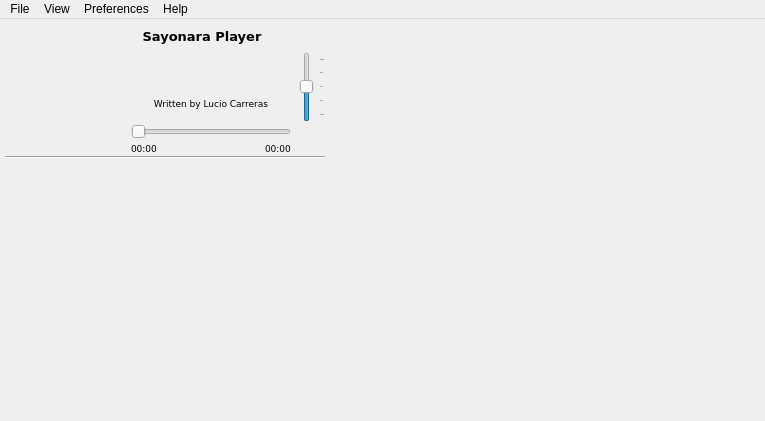
<?xml version="1.0" encoding="UTF-8"?>
<ui version="4.0">
 <class>SimplePlayer</class>
 <widget class="QMainWindow" name="SimplePlayer">
  <property name="geometry">
   <rect>
    <x>0</x>
    <y>0</y>
    <width>765</width>
    <height>421</height>
   </rect>
  </property>
  <property name="minimumSize">
   <size>
    <width>765</width>
    <height>350</height>
   </size>
  </property>
  <property name="maximumSize">
   <size>
    <width>2000</width>
    <height>2000</height>
   </size>
  </property>
  <property name="focusPolicy">
   <enum>Qt::StrongFocus</enum>
  </property>
  <property name="windowTitle">
   <string>MainWindow</string>
  </property>
  <property name="windowIcon">
   <iconset>
    <normaloff>../../.designer/backup/icons/play.png</normaloff>../../.designer/backup/icons/play.png</iconset>
  </property>
  <property name="toolButtonStyle">
   <enum>Qt::ToolButtonIconOnly</enum>
  </property>
  <property name="documentMode">
   <bool>false</bool>
  </property>
  <property name="unifiedTitleAndToolBarOnMac">
   <bool>true</bool>
  </property>
  <widget class="QWidget" name="centralwidget">
   <property name="minimumSize">
    <size>
     <width>100</width>
     <height>177</height>
    </size>
   </property>
   <layout class="QGridLayout" name="gridLayout">
    <property name="sizeConstraint">
     <enum>QLayout::SetDefaultConstraint</enum>
    </property>
    <property name="leftMargin">
     <number>5</number>
    </property>
    <property name="topMargin">
     <number>3</number>
    </property>
    <property name="rightMargin">
     <number>0</number>
    </property>
    <property name="bottomMargin">
     <number>12</number>
    </property>
    <property name="verticalSpacing">
     <number>0</number>
    </property>
    <item row="0" column="3">
     <widget class="QPushButton" name="btn_mute">
      <property name="maximumSize">
       <size>
        <width>28</width>
        <height>30</height>
       </size>
      </property>
      <property name="focusPolicy">
       <enum>Qt::NoFocus</enum>
      </property>
      <property name="text">
       <string/>
      </property>
      <property name="icon">
       <iconset>
        <normaloff>../../.designer/backup/icons/vol_mute.png</normaloff>../../.designer/backup/icons/vol_mute.png</iconset>
      </property>
      <property name="iconSize">
       <size>
        <width>24</width>
        <height>24</height>
       </size>
      </property>
      <property name="flat">
       <bool>true</bool>
      </property>
     </widget>
    </item>
    <item row="1" column="1" rowspan="2" colspan="2">
     <widget class="QLabel" name="rating">
      <property name="minimumSize">
       <size>
        <width>0</width>
        <height>20</height>
       </size>
      </property>
      <property name="maximumSize">
       <size>
        <width>16777215</width>
        <height>16</height>
       </size>
      </property>
      <property name="font">
       <font>
        <family>DejaVu Sans</family>
        <pointsize>8</pointsize>
        <weight>75</weight>
        <bold>true</bold>
        <kerning>false</kerning>
       </font>
      </property>
      <property name="autoFillBackground">
       <bool>false</bool>
      </property>
      <property name="styleSheet">
       <string notr="true"/>
      </property>
      <property name="text">
       <string/>
      </property>
      <property name="alignment">
       <set>Qt::AlignCenter</set>
      </property>
     </widget>
    </item>
    <item row="1" column="3" rowspan="6">
     <widget class="SearchSlider" name="volumeSlider">
      <property name="sizePolicy">
       <sizepolicy hsizetype="Fixed" vsizetype="Expanding">
        <horstretch>0</horstretch>
        <verstretch>0</verstretch>
       </sizepolicy>
      </property>
      <property name="maximumSize">
       <size>
        <width>28</width>
        <height>70</height>
       </size>
      </property>
      <property name="focusPolicy">
       <enum>Qt::NoFocus</enum>
      </property>
      <property name="value">
       <number>50</number>
      </property>
      <property name="tracking">
       <bool>true</bool>
      </property>
      <property name="orientation">
       <enum>Qt::Vertical</enum>
      </property>
      <property name="invertedAppearance">
       <bool>false</bool>
      </property>
      <property name="invertedControls">
       <bool>false</bool>
      </property>
      <property name="tickPosition">
       <enum>QSlider::TicksBelow</enum>
      </property>
      <property name="tickInterval">
       <number>25</number>
      </property>
     </widget>
    </item>
    <item row="7" column="3" rowspan="2">
     <widget class="QPushButton" name="btn_stop">
      <property name="minimumSize">
       <size>
        <width>28</width>
        <height>28</height>
       </size>
      </property>
      <property name="maximumSize">
       <size>
        <width>28</width>
        <height>28</height>
       </size>
      </property>
      <property name="focusPolicy">
       <enum>Qt::NoFocus</enum>
      </property>
      <property name="text">
       <string/>
      </property>
      <property name="icon">
       <iconset>
        <normaloff>../../.designer/backup/icons/stop.png</normaloff>
        <selectedoff>../../.designer/backup/icons/stop.png</selectedoff>../../.designer/backup/icons/stop.png</iconset>
      </property>
      <property name="iconSize">
       <size>
        <width>22</width>
        <height>22</height>
       </size>
      </property>
      <property name="flat">
       <bool>true</bool>
      </property>
     </widget>
    </item>
    <item row="5" column="1" colspan="2">
     <widget class="QLabel" name="album">
      <property name="sizePolicy">
       <sizepolicy hsizetype="Ignored" vsizetype="Preferred">
        <horstretch>0</horstretch>
        <verstretch>0</verstretch>
       </sizepolicy>
      </property>
      <property name="minimumSize">
       <size>
        <width>0</width>
        <height>20</height>
       </size>
      </property>
      <property name="maximumSize">
       <size>
        <width>16777215</width>
        <height>16</height>
       </size>
      </property>
      <property name="font">
       <font>
        <family>DejaVu Sans</family>
        <pointsize>7</pointsize>
       </font>
      </property>
      <property name="styleSheet">
       <string notr="true"/>
      </property>
      <property name="text">
       <string>Written by Lucio Carreras</string>
      </property>
      <property name="alignment">
       <set>Qt::AlignCenter</set>
      </property>
      <property name="wordWrap">
       <bool>true</bool>
      </property>
     </widget>
    </item>
    <item row="7" column="0" rowspan="2">
     <layout class="QHBoxLayout" name="horizontalLayout_2">
      <property name="spacing">
       <number>0</number>
      </property>
      <property name="sizeConstraint">
       <enum>QLayout::SetMaximumSize</enum>
      </property>
      <property name="bottomMargin">
       <number>0</number>
      </property>
      <item>
       <widget class="QPushButton" name="btn_bw">
        <property name="enabled">
         <bool>true</bool>
        </property>
        <property name="sizePolicy">
         <sizepolicy hsizetype="Fixed" vsizetype="Fixed">
          <horstretch>0</horstretch>
          <verstretch>0</verstretch>
         </sizepolicy>
        </property>
        <property name="minimumSize">
         <size>
          <width>28</width>
          <height>28</height>
         </size>
        </property>
        <property name="maximumSize">
         <size>
          <width>28</width>
          <height>28</height>
         </size>
        </property>
        <property name="focusPolicy">
         <enum>Qt::NoFocus</enum>
        </property>
        <property name="text">
         <string/>
        </property>
        <property name="icon">
         <iconset>
          <normaloff>../../.designer/backup/icons/bwd.png</normaloff>
          <selectedoff>../../.designer/backup/icons/bwd.png</selectedoff>../../.designer/backup/icons/bwd.png</iconset>
        </property>
        <property name="iconSize">
         <size>
          <width>20</width>
          <height>20</height>
         </size>
        </property>
        <property name="flat">
         <bool>true</bool>
        </property>
       </widget>
      </item>
      <item>
       <widget class="QPushButton" name="btn_play">
        <property name="sizePolicy">
         <sizepolicy hsizetype="Fixed" vsizetype="Fixed">
          <horstretch>0</horstretch>
          <verstretch>0</verstretch>
         </sizepolicy>
        </property>
        <property name="minimumSize">
         <size>
          <width>32</width>
          <height>34</height>
         </size>
        </property>
        <property name="maximumSize">
         <size>
          <width>32</width>
          <height>34</height>
         </size>
        </property>
        <property name="focusPolicy">
         <enum>Qt::NoFocus</enum>
        </property>
        <property name="text">
         <string/>
        </property>
        <property name="icon">
         <iconset>
          <normaloff>../../.designer/backup/icons/play.png</normaloff>
          <selectedoff>../../.designer/backup/icons/play.png</selectedoff>../../.designer/backup/icons/play.png</iconset>
        </property>
        <property name="iconSize">
         <size>
          <width>28</width>
          <height>28</height>
         </size>
        </property>
        <property name="shortcut">
         <string/>
        </property>
        <property name="autoDefault">
         <bool>false</bool>
        </property>
        <property name="default">
         <bool>false</bool>
        </property>
        <property name="flat">
         <bool>true</bool>
        </property>
       </widget>
      </item>
      <item>
       <widget class="QPushButton" name="btn_rec">
        <property name="minimumSize">
         <size>
          <width>32</width>
          <height>34</height>
         </size>
        </property>
        <property name="maximumSize">
         <size>
          <width>32</width>
          <height>34</height>
         </size>
        </property>
        <property name="focusPolicy">
         <enum>Qt::NoFocus</enum>
        </property>
        <property name="text">
         <string/>
        </property>
        <property name="iconSize">
         <size>
          <width>28</width>
          <height>28</height>
         </size>
        </property>
        <property name="checkable">
         <bool>true</bool>
        </property>
        <property name="checked">
         <bool>false</bool>
        </property>
        <property name="flat">
         <bool>true</bool>
        </property>
       </widget>
      </item>
      <item>
       <widget class="QPushButton" name="btn_fw">
        <property name="enabled">
         <bool>true</bool>
        </property>
        <property name="minimumSize">
         <size>
          <width>28</width>
          <height>28</height>
         </size>
        </property>
        <property name="maximumSize">
         <size>
          <width>28</width>
          <height>28</height>
         </size>
        </property>
        <property name="focusPolicy">
         <enum>Qt::NoFocus</enum>
        </property>
        <property name="text">
         <string/>
        </property>
        <property name="icon">
         <iconset>
          <normaloff>../../.designer/backup/icons/fwd.png</normaloff>
          <selectedoff>../../.designer/backup/icons/fwd.png</selectedoff>../../.designer/backup/icons/fwd.png</iconset>
        </property>
        <property name="iconSize">
         <size>
          <width>20</width>
          <height>20</height>
         </size>
        </property>
        <property name="flat">
         <bool>true</bool>
        </property>
       </widget>
      </item>
     </layout>
    </item>
    <item row="0" column="1" colspan="2">
     <layout class="QHBoxLayout" name="horizontalLayout_3">
      <item>
       <widget class="QLabel" name="title">
        <property name="sizePolicy">
         <sizepolicy hsizetype="Expanding" vsizetype="Preferred">
          <horstretch>0</horstretch>
          <verstretch>0</verstretch>
         </sizepolicy>
        </property>
        <property name="minimumSize">
         <size>
          <width>0</width>
          <height>30</height>
         </size>
        </property>
        <property name="maximumSize">
         <size>
          <width>16777215</width>
          <height>30</height>
         </size>
        </property>
        <property name="font">
         <font>
          <family>DejaVu Sans</family>
          <pointsize>10</pointsize>
          <weight>75</weight>
          <bold>true</bold>
         </font>
        </property>
        <property name="styleSheet">
         <string notr="true"/>
        </property>
        <property name="locale">
         <locale language="German" country="Germany"/>
        </property>
        <property name="inputMethodHints">
         <set>Qt::ImhNone</set>
        </property>
        <property name="text">
         <string>Sayonara Player</string>
        </property>
        <property name="textFormat">
         <enum>Qt::PlainText</enum>
        </property>
        <property name="scaledContents">
         <bool>true</bool>
        </property>
        <property name="alignment">
         <set>Qt::AlignCenter</set>
        </property>
        <property name="wordWrap">
         <bool>true</bool>
        </property>
        <property name="textInteractionFlags">
         <set>Qt::LinksAccessibleByMouse|Qt::TextSelectableByMouse</set>
        </property>
       </widget>
      </item>
      <item>
       <widget class="QPushButton" name="btn_correct">
        <property name="minimumSize">
         <size>
          <width>0</width>
          <height>0</height>
         </size>
        </property>
        <property name="maximumSize">
         <size>
          <width>18</width>
          <height>18</height>
         </size>
        </property>
        <property name="text">
         <string/>
        </property>
        <property name="iconSize">
         <size>
          <width>18</width>
          <height>18</height>
         </size>
        </property>
        <property name="flat">
         <bool>true</bool>
        </property>
       </widget>
      </item>
     </layout>
    </item>
    <item row="7" column="1" colspan="2">
     <widget class="SearchSlider" name="songProgress">
      <property name="sizePolicy">
       <sizepolicy hsizetype="Expanding" vsizetype="Fixed">
        <horstretch>0</horstretch>
        <verstretch>0</verstretch>
       </sizepolicy>
      </property>
      <property name="minimumSize">
       <size>
        <width>100</width>
        <height>20</height>
       </size>
      </property>
      <property name="maximumSize">
       <size>
        <width>16777215</width>
        <height>20</height>
       </size>
      </property>
      <property name="sizeIncrement">
       <size>
        <width>3</width>
        <height>0</height>
       </size>
      </property>
      <property name="font">
       <font>
        <strikeout>false</strikeout>
        <stylestrategy>PreferAntialias</stylestrategy>
       </font>
      </property>
      <property name="focusPolicy">
       <enum>Qt::NoFocus</enum>
      </property>
      <property name="orientation">
       <enum>Qt::Horizontal</enum>
      </property>
      <property name="invertedAppearance">
       <bool>false</bool>
      </property>
      <property name="invertedControls">
       <bool>false</bool>
      </property>
      <property name="tickPosition">
       <enum>QSlider::NoTicks</enum>
      </property>
      <property name="tickInterval">
       <number>20</number>
      </property>
     </widget>
    </item>
    <item row="3" column="1" rowspan="2" colspan="2">
     <widget class="QLabel" name="artist">
      <property name="sizePolicy">
       <sizepolicy hsizetype="Ignored" vsizetype="Preferred">
        <horstretch>0</horstretch>
        <verstretch>0</verstretch>
       </sizepolicy>
      </property>
      <property name="minimumSize">
       <size>
        <width>0</width>
        <height>20</height>
       </size>
      </property>
      <property name="maximumSize">
       <size>
        <width>16777215</width>
        <height>16</height>
       </size>
      </property>
      <property name="font">
       <font>
        <family>DejaVu Sans</family>
        <pointsize>7</pointsize>
       </font>
      </property>
      <property name="styleSheet">
       <string notr="true"/>
      </property>
      <property name="frameShape">
       <enum>QFrame::NoFrame</enum>
      </property>
      <property name="frameShadow">
       <enum>QFrame::Plain</enum>
      </property>
      <property name="text">
       <string/>
      </property>
      <property name="textFormat">
       <enum>Qt::AutoText</enum>
      </property>
      <property name="alignment">
       <set>Qt::AlignCenter</set>
      </property>
      <property name="wordWrap">
       <bool>true</bool>
      </property>
      <property name="openExternalLinks">
       <bool>false</bool>
      </property>
     </widget>
    </item>
    <item row="9" column="0" colspan="4">
     <widget class="Line" name="line">
      <property name="enabled">
       <bool>true</bool>
      </property>
      <property name="sizePolicy">
       <sizepolicy hsizetype="MinimumExpanding" vsizetype="Fixed">
        <horstretch>3</horstretch>
        <verstretch>0</verstretch>
       </sizepolicy>
      </property>
      <property name="minimumSize">
       <size>
        <width>320</width>
        <height>3</height>
       </size>
      </property>
      <property name="styleSheet">
       <string notr="true"/>
      </property>
      <property name="frameShadow">
       <enum>QFrame::Sunken</enum>
      </property>
      <property name="lineWidth">
       <number>1</number>
      </property>
      <property name="midLineWidth">
       <number>0</number>
      </property>
      <property name="orientation">
       <enum>Qt::Horizontal</enum>
      </property>
     </widget>
    </item>
    <item row="8" column="1" colspan="2">
     <layout class="QHBoxLayout" name="horizontalLayout">
      <property name="spacing">
       <number>2</number>
      </property>
      <item>
       <widget class="QLabel" name="curTime">
        <property name="sizePolicy">
         <sizepolicy hsizetype="Minimum" vsizetype="Preferred">
          <horstretch>0</horstretch>
          <verstretch>0</verstretch>
         </sizepolicy>
        </property>
        <property name="minimumSize">
         <size>
          <width>0</width>
          <height>0</height>
         </size>
        </property>
        <property name="maximumSize">
         <size>
          <width>30</width>
          <height>16</height>
         </size>
        </property>
        <property name="font">
         <font>
          <family>DejaVu Sans</family>
          <pointsize>7</pointsize>
         </font>
        </property>
        <property name="styleSheet">
         <string notr="true"/>
        </property>
        <property name="lineWidth">
         <number>0</number>
        </property>
        <property name="text">
         <string>00:00</string>
        </property>
       </widget>
      </item>
      <item>
       <spacer name="horizontalSpacer">
        <property name="orientation">
         <enum>Qt::Horizontal</enum>
        </property>
        <property name="sizeType">
         <enum>QSizePolicy::MinimumExpanding</enum>
        </property>
        <property name="sizeHint" stdset="0">
         <size>
          <width>40</width>
          <height>10</height>
         </size>
        </property>
       </spacer>
      </item>
      <item>
       <widget class="QLabel" name="maxTime">
        <property name="sizePolicy">
         <sizepolicy hsizetype="Minimum" vsizetype="Preferred">
          <horstretch>0</horstretch>
          <verstretch>0</verstretch>
         </sizepolicy>
        </property>
        <property name="minimumSize">
         <size>
          <width>0</width>
          <height>0</height>
         </size>
        </property>
        <property name="maximumSize">
         <size>
          <width>30</width>
          <height>16</height>
         </size>
        </property>
        <property name="font">
         <font>
          <family>DejaVu Sans</family>
          <pointsize>7</pointsize>
         </font>
        </property>
        <property name="lineWidth">
         <number>0</number>
        </property>
        <property name="text">
         <string>00:00</string>
        </property>
       </widget>
      </item>
     </layout>
    </item>
    <item row="0" column="0" rowspan="7">
     <widget class="QPushButton" name="albumCover">
      <property name="minimumSize">
       <size>
        <width>95</width>
        <height>95</height>
       </size>
      </property>
      <property name="maximumSize">
       <size>
        <width>95</width>
        <height>95</height>
       </size>
      </property>
      <property name="focusPolicy">
       <enum>Qt::NoFocus</enum>
      </property>
      <property name="text">
       <string/>
      </property>
      <property name="iconSize">
       <size>
        <width>95</width>
        <height>95</height>
       </size>
      </property>
      <property name="flat">
       <bool>true</bool>
      </property>
     </widget>
    </item>
    <item row="0" column="6" rowspan="13" colspan="4">
     <widget class="QWidget" name="library_widget" native="true">
      <property name="sizePolicy">
       <sizepolicy hsizetype="MinimumExpanding" vsizetype="Expanding">
        <horstretch>5</horstretch>
        <verstretch>0</verstretch>
       </sizepolicy>
      </property>
      <property name="minimumSize">
       <size>
        <width>430</width>
        <height>0</height>
       </size>
      </property>
      <property name="baseSize">
       <size>
        <width>0</width>
        <height>0</height>
       </size>
      </property>
      <property name="focusPolicy">
       <enum>Qt::StrongFocus</enum>
      </property>
      <property name="styleSheet">
       <string notr="true"/>
      </property>
      <zorder>playlist_widget</zorder>
      <zorder></zorder>
     </widget>
    </item>
    <item row="11" column="0" colspan="4">
     <layout class="QVBoxLayout" name="verticalLayout_2">
      <property name="spacing">
       <number>0</number>
      </property>
      <item>
       <widget class="QWidget" name="plugin_widget" native="true">
        <property name="sizePolicy">
         <sizepolicy hsizetype="MinimumExpanding" vsizetype="Maximum">
          <horstretch>0</horstretch>
          <verstretch>0</verstretch>
         </sizepolicy>
        </property>
        <property name="minimumSize">
         <size>
          <width>0</width>
          <height>0</height>
         </size>
        </property>
        <property name="maximumSize">
         <size>
          <width>16777215</width>
          <height>1654887</height>
         </size>
        </property>
        <property name="styleSheet">
         <string notr="true"/>
        </property>
        <layout class="QGridLayout" name="gridLayout_2">
         <property name="topMargin">
          <number>0</number>
         </property>
         <property name="bottomMargin">
          <number>0</number>
         </property>
        </layout>
       </widget>
      </item>
      <item>
       <widget class="QScrollArea" name="playlist_widget">
        <property name="sizePolicy">
         <sizepolicy hsizetype="MinimumExpanding" vsizetype="MinimumExpanding">
          <horstretch>0</horstretch>
          <verstretch>0</verstretch>
         </sizepolicy>
        </property>
        <property name="minimumSize">
         <size>
          <width>0</width>
          <height>0</height>
         </size>
        </property>
        <property name="frameShape">
         <enum>QFrame::NoFrame</enum>
        </property>
        <property name="frameShadow">
         <enum>QFrame::Plain</enum>
        </property>
        <property name="lineWidth">
         <number>5</number>
        </property>
        <property name="verticalScrollBarPolicy">
         <enum>Qt::ScrollBarAlwaysOff</enum>
        </property>
        <property name="horizontalScrollBarPolicy">
         <enum>Qt::ScrollBarAlwaysOff</enum>
        </property>
        <property name="widgetResizable">
         <bool>true</bool>
        </property>
        <property name="alignment">
         <set>Qt::AlignLeading|Qt::AlignLeft|Qt::AlignTop</set>
        </property>
        <widget class="QWidget" name="scrollAreaWidgetContents">
         <property name="geometry">
          <rect>
           <x>0</x>
           <y>0</y>
           <width>318</width>
           <height>238</height>
          </rect>
         </property>
         <property name="sizePolicy">
          <sizepolicy hsizetype="Preferred" vsizetype="Preferred">
           <horstretch>0</horstretch>
           <verstretch>0</verstretch>
          </sizepolicy>
         </property>
         <zorder>plugin_widget</zorder>
        </widget>
       </widget>
      </item>
     </layout>
    </item>
   </layout>
  </widget>
  <widget class="QMenuBar" name="menubar">
   <property name="geometry">
    <rect>
     <x>0</x>
     <y>0</y>
     <width>765</width>
     <height>25</height>
    </rect>
   </property>
   <property name="defaultUp">
    <bool>false</bool>
   </property>
   <property name="nativeMenuBar">
    <bool>false</bool>
   </property>
   <widget class="QMenu" name="menuFle">
    <property name="title">
     <string>File</string>
    </property>
    <addaction name="action_OpenFile"/>
    <addaction name="action_OpenFolder"/>
    <addaction name="separator"/>
    <addaction name="action_ImportFolder"/>
    <addaction name="action_reloadLibrary"/>
    <addaction name="action_fetch_all_covers"/>
    <addaction name="separator"/>
    <addaction name="separator"/>
    <addaction name="action_Close"/>
   </widget>
   <widget class="QMenu" name="menuView">
    <property name="styleSheet">
     <string notr="true"/>
    </property>
    <property name="title">
     <string>View</string>
    </property>
    <addaction name="action_viewLibrary"/>
    <addaction name="action_smallPlaylistItems"/>
    <addaction name="separator"/>
    <addaction name="action_ViewEqualizer"/>
    <addaction name="action_ViewStream"/>
    <addaction name="action_ViewLFMRadio"/>
    <addaction name="action_ViewPlaylistChooser"/>
    <addaction name="separator"/>
    <addaction name="action_Dark"/>
    <addaction name="action_Fullscreen"/>
   </widget>
   <widget class="QMenu" name="menuPreferences">
    <property name="title">
     <string>Preferences</string>
    </property>
    <addaction name="action_setLibPath"/>
    <addaction name="action_lastFM"/>
    <addaction name="action_streamrecorder"/>
    <addaction name="separator"/>
    <addaction name="action_notifications"/>
    <addaction name="action_load_playlist"/>
    <addaction name="action_min2tray"/>
    <addaction name="action_only_one_instance"/>
    <addaction name="separator"/>
    <addaction name="action_SocketConnection"/>
   </widget>
   <widget class="QMenu" name="menuAbout">
    <property name="title">
     <string>Help</string>
    </property>
    <addaction name="action_about"/>
   </widget>
   <addaction name="menuFle"/>
   <addaction name="menuView"/>
   <addaction name="menuPreferences"/>
   <addaction name="menuAbout"/>
  </widget>
  <action name="action_OpenFile">
   <property name="text">
    <string>Open File</string>
   </property>
  </action>
  <action name="action_OpenFolder">
   <property name="text">
    <string>Open Folder</string>
   </property>
  </action>
  <action name="action_Close">
   <property name="text">
    <string>Close</string>
   </property>
  </action>
  <action name="action_ViewEqualizer">
   <property name="checkable">
    <bool>true</bool>
   </property>
   <property name="checked">
    <bool>false</bool>
   </property>
   <property name="text">
    <string>Equalizer</string>
   </property>
   <property name="shortcutContext">
    <enum>Qt::ApplicationShortcut</enum>
   </property>
  </action>
  <action name="action_Dark">
   <property name="checkable">
    <bool>true</bool>
   </property>
   <property name="text">
    <string>Dark</string>
   </property>
  </action>
  <action name="action_lastFM">
   <property name="icon">
    <iconset>
     <normaloff>../../Desktop/lastfm-icon.png</normaloff>../../Desktop/lastfm-icon.png</iconset>
   </property>
   <property name="text">
    <string>LastFM</string>
   </property>
  </action>
  <action name="action_reloadLibrary">
   <property name="text">
    <string>Reload Library</string>
   </property>
  </action>
  <action name="action_setLibPath">
   <property name="text">
    <string>Library Path</string>
   </property>
  </action>
  <action name="action_fetch_all_covers">
   <property name="text">
    <string>Fetch all covers</string>
   </property>
  </action>
  <action name="action_ViewLFMRadio">
   <property name="checkable">
    <bool>true</bool>
   </property>
   <property name="text">
    <string>Radio</string>
   </property>
   <property name="shortcut">
    <string extracomment="STRG + R"/>
   </property>
   <property name="shortcutContext">
    <enum>Qt::ApplicationShortcut</enum>
   </property>
   <property name="softKeyRole">
    <enum>QAction::PositiveSoftKey</enum>
   </property>
  </action>
  <action name="action_load_playlist">
   <property name="checkable">
    <bool>true</bool>
   </property>
   <property name="text">
    <string>Load Playlist On Start-Up</string>
   </property>
   <property name="toolTip">
    <string>Load playlist on startup</string>
   </property>
  </action>
  <action name="action_ImportFolder">
   <property name="text">
    <string>Import Folder</string>
   </property>
  </action>
  <action name="action_ViewPlaylistChooser">
   <property name="checkable">
    <bool>true</bool>
   </property>
   <property name="text">
    <string>Playlist Chooser</string>
   </property>
   <property name="shortcutContext">
    <enum>Qt::ApplicationShortcut</enum>
   </property>
  </action>
  <action name="action_about">
   <property name="text">
    <string>About</string>
   </property>
  </action>
  <action name="action_notification">
   <property name="checkable">
    <bool>true</bool>
   </property>
   <property name="enabled">
    <bool>true</bool>
   </property>
   <property name="text">
    <string>Notifications</string>
   </property>
  </action>
  <action name="action_OpenStream">
   <property name="text">
    <string>Open Stream</string>
   </property>
  </action>
  <action name="action_viewLibrary">
   <property name="checkable">
    <bool>true</bool>
   </property>
   <property name="checked">
    <bool>true</bool>
   </property>
   <property name="text">
    <string>Library</string>
   </property>
   <property name="shortcutContext">
    <enum>Qt::ApplicationShortcut</enum>
   </property>
  </action>
  <action name="action_min2tray">
   <property name="checkable">
    <bool>true</bool>
   </property>
   <property name="text">
    <string>Close to tray</string>
   </property>
  </action>
  <action name="action_only_one_instance">
   <property name="checkable">
    <bool>true</bool>
   </property>
   <property name="text">
    <string>Only one instance</string>
   </property>
  </action>
  <action name="action_Fullscreen">
   <property name="checkable">
    <bool>true</bool>
   </property>
   <property name="text">
    <string>Fullscreen </string>
   </property>
  </action>
  <action name="action_smallPlaylistItems">
   <property name="checkable">
    <bool>true</bool>
   </property>
   <property name="text">
    <string>Small Playlist Items</string>
   </property>
  </action>
  <action name="actionSound_Engine">
   <property name="text">
    <string>Sound Engine</string>
   </property>
  </action>
  <action name="action_engine_gst">
   <property name="text">
    <string>Gstreamer</string>
   </property>
  </action>
  <action name="action_engine_phonon">
   <property name="text">
    <string>Phonon</string>
   </property>
  </action>
  <action name="action_streamrecorder">
   <property name="checkable">
    <bool>false</bool>
   </property>
   <property name="text">
    <string>Stream recorder</string>
   </property>
  </action>
  <action name="action_streamripper_path">
   <property name="text">
    <string>Set Streamripper Path</string>
   </property>
  </action>
  <action name="action_ViewStream">
   <property name="checkable">
    <bool>true</bool>
   </property>
   <property name="text">
    <string>Stream</string>
   </property>
   <property name="shortcutContext">
    <enum>Qt::ApplicationShortcut</enum>
   </property>
  </action>
  <action name="action_SocketConnection">
   <property name="text">
    <string>Socket connection</string>
   </property>
  </action>
  <action name="action_notifications">
   <property name="text">
    <string>Notifications</string>
   </property>
  </action>
 </widget>
 <customwidgets>
  <customwidget>
   <class>SearchSlider</class>
   <extends>QSlider</extends>
   <header location="global">GUI/player/SearchSlider.h</header>
  </customwidget>
 </customwidgets>
 <resources/>
 <connections/>
</ui>
